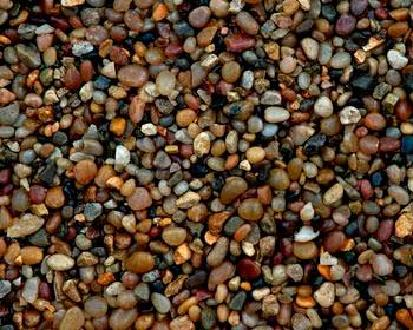
%> input picture FUNC_LIB/Image_recognition/gravel.jpg, 413 x 330 px
$ octave AutomGranuRecog.m   (GNU Octave 9; MATLAB toolbox functions it lacks are replaced by stand-ins)
%> lines starting %> are read from the running program, lines starting %| are printed output that depends on the picture
% Image recognition test

clear all
close all

photo = imread('C:\Users\dominiquef.MIRAGEOSCIENCE\Dropbox\Master\FUNC_LIB\Image_recognition\gravel.jpg');
%> photo is the input picture: size 330x413x3 uint8; mean R, G, B 93.3, 70.6, 52.2
dphoto = double(photo);


% photo_bw = ind2grey(photo);
set(figure, 'Position', [10 250 1000 500]);
imagesc(photo)
axis equal

nX = size(photo,2);
%> nX = 413
nY = size(photo,1);
%> nY = 330

photo_bw = zeros(nY,nX);

dp_dx = (zeros(nY,nX));
dp_dy = (zeros(nY,nX));
dp_dxy = (zeros(nY,nX));
dp_dxy_avg = (zeros(nY,nX));

ddp_dx = (zeros(nY,nX));
ddp_dy = (zeros(nY,nX));

p_bw_avg = (zeros(nY,nX));
p_bw_var = (zeros(nY,nX));
p_bw_skw = (zeros(nY,nX));

gy =  (dphoto(:,:,1) + dphoto(:,:,2) + dphoto(:,:,3) ) /3;
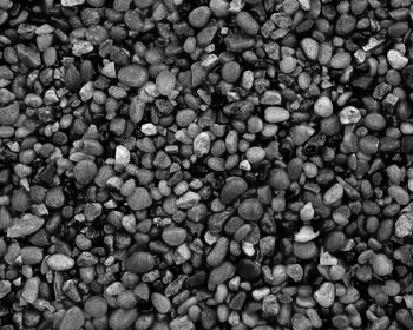
%> gy: size 330x413 double; min 0, max 252.3, mean 72

% photo_bw(:,:,1) = gy;
% photo_bw(:,:,2) = gy;
photo_bw = gy;

set(figure, 'Position', [10 250 1000 500]);
imagesc(photo_bw);
axis equal

fft_photo_bw = fft2(photo_bw);

% [7 lines of commented-out code are left out]

%% Window averaging
window=2;
for ii = (1+window) : (nX-window)

    for jj = (1+window) : (nY-window)


            p_bw_avg(jj,ii) = sum(sum(photo_bw((jj-window:jj+window),(ii-window:ii+window))))/9;

%             p_bw_var(jj,ii) = (sum(sum((photo_bw((jj-window:jj+window),(ii-window:ii+window)) - p_bw_avg(jj,ii)).^2))/9);
%
%             p_bw_skw(jj,ii) = sum(sum((photo_bw((jj-window:jj+window),(ii-window:ii+window)).^3)/p_bw_var(jj,ii)^3))/9;
%
%             p_bw_kts(jj,ii) = sum(sum((photo_bw((jj-window:jj+window),(ii-window:ii+window)).^4)/p_bw_var(jj,ii)^4))/9;
    end

end
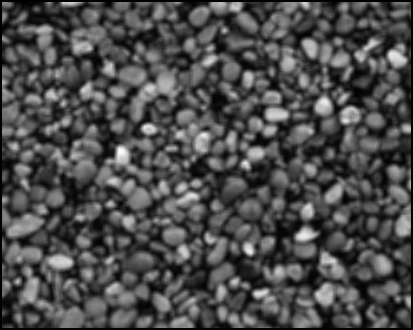
%> p_bw_avg: size 330x413 double; min 0, max 652, mean 195.9; drawn with min black and max white
set(figure, 'Position', [10 250 1000 500]);
imagesc(p_bw_avg);title('window mean (dx)');
axis equal
hold on

trial = 5000;
hit=zeros(trial,2);

% Random selector for max
%> (the run ends here)
